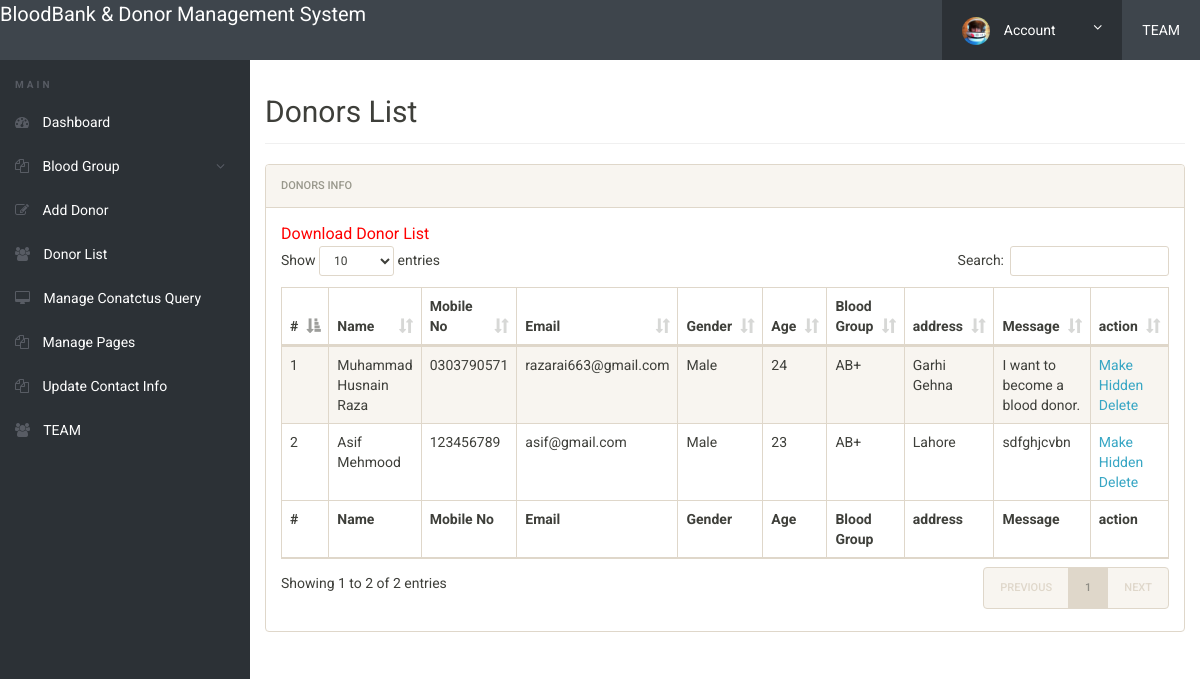
/admin/donor-list.php (signed in), run on the app's committed database.
### tables this page shows
CREATE TABLE `tblblooddonars` (
  `id` int(11) NOT NULL,
  `FullName` varchar(100) NOT NULL,
  `MobileNumber` varchar(50) NOT NULL,
  `EmailId` varchar(100) NOT NULL,
  `Age` int(11) NOT NULL,
  `Gender` varchar(10) NOT NULL,
  `BloodGroup` varchar(10) NOT NULL,
  `Address` varchar(100) NOT NULL,
  `Message` varchar(150) NOT NULL,
  `status` varchar(10) NOT NULL
);

### admin/donor-list.php (the view, shortened to what this page needs)
<?php
include('includes/config.php');
if(strlen($_SESSION['alogin'])==0)
	{
header('location:index.php');
}
else{
 ?>
<!doctype html>
<html lang="en" class="no-js">
<head>
	<link rel="stylesheet" href="css/font-awesome.min.css">
	<link rel="stylesheet" href="css/bootstrap.min.css">
	<link rel="stylesheet" href="css/dataTables.bootstrap.min.css">
	<link rel="stylesheet" href="css/bootstrap-social.css">
	<link rel="stylesheet" href="css/bootstrap-select.css">
	<link rel="stylesheet" href="css/fileinput.min.css">
	<link rel="stylesheet" href="css/awesome-bootstrap-checkbox.css">
	<link rel="stylesheet" href="css/style.css">
</head>
<body>
	<?php include('includes/header.php');?>
	<div class="ts-main-content">
		<?php include('includes/leftbar.php');?>
		<div class="content-wrapper">
			<div class="container-fluid">
				<div class="row">
					<div class="col-md-12">
						<h2 class="page-title">Donors List</h2>
						<div class="panel panel-default">
							<div class="panel-heading">Donors Info</div>
							<div class="panel-body">
				<a href="download-records.php" style="color:red; font-size:16px;">Download Donor List</a>
								<table id="zctb" class="display table table-striped table-bordered table-hover" cellspacing="0" width="100%">
									<thead>
										<tr>
										<th>#</th>
											<th>Name</th>
											<th>Mobile No</th>
											<th>Email</th>
											<th>Gender</th>
											<th>Age</th>
											<th>Blood Group</th>
											<th>address</th>
											<th>Message </th>
											<th>action </th>
										</tr>
									</thead>
									<tfoot>
										<tr>
										<th>#</th>
										<th>Name</th>
											<th>Mobile No</th>
											<th>Email</th>
											<th>Gender</th>
											<th>Age</th>
											<th>Blood Group</th>
											<th>address</th>
											<th>Message </th>
											<th>action </th>
										</tr>
									</tfoot>
									<tbody>
<?php $sql = "SELECT * from  tblblooddonars ";
$query = $dbh -> prepare($sql);
$query->execute();
$results=$query->fetchAll(PDO::FETCH_OBJ);
$cnt=1;
if($query->rowCount() > 0)
{
foreach($results as $result)
{				?>
										<tr>
											<td><?php echo htmlentities($cnt);?></td>
											<td><?php echo htmlentities($result->FullName);?></td>
											<td><?php echo htmlentities($result->MobileNumber);?></td>
											<td><?php echo htmlentities($result->EmailId);?></td>
											<td><?php echo htmlentities($result->Gender);?></td>
											<td><?php echo htmlentities($result->Age);?></td>
											<td><?php echo htmlentities($result->BloodGroup);?></td>
											<td><?php echo htmlentities($result->Address);?></td>
											<td><?php echo htmlentities($result->Message);?></td>
										<td>
<?php if($result->status==1)
{?>
<a href="donor-list.php?hidden=<?php echo htmlentities($result->id);?>" onclick="return confirm('Do you really want to hiidden this detail')"> Make Hidden</a>
<?php } else {?>
<a href="donor-list.php?public=<?php echo htmlentities($result->id);?>" onclick="return confirm('Do you really want to Public this detail')"> Make Public</a>
<?php } ?>
<a href="donor-list.php?del=<?php echo htmlentities($result->id);?>" onclick="return confirm('Do you really want to delete this record')"> Delete</a>
</td>
										</tr>
										<?php $cnt=$cnt+1; }} ?>
									</tbody>
								</table>
							</div>
						</div>
					</div>
				</div>
			</div>
		</div>
	</div>
</body>
</html>
<?php } ?>

### admin/includes/header.php (shortened to what this page needs)
<div class="brand clearfix">
	<a href="dashboard.php" style="font-size: 20px; padding-top:1%; color:#fff">BloodBank & Donor Management System </a>
		<ul class="ts-profile-nav">
			<li class="ts-account">
				<a href="#"><img src="img/ts-avatar.jpg" class="ts-avatar hidden-side" alt=""> Account <i class="fa fa-angle-down hidden-side"></i></a>
			</li>
			<ul class="ts-profile-nav">
				<li>
				<li><a href="ex.php2.html"> TEAM</a></li>
			</li>
		</ul>
	</div>

### admin/includes/leftbar.php (shortened to what this page needs)
	<nav class="ts-sidebar">
			<ul class="ts-sidebar-menu">
				<li class="ts-label">Main</li>
				<li><a href="dashboard.php"><i class="fa fa-dashboard"></i> Dashboard</a></li>
<li><a href="#"><i class="fa fa-files-o"></i> Blood Group</a>
</li>
				<li><a href="add-donor.php"><i class="fa fa-edit"></i> Add Donor</a></li>
				<li><a href="donor-list.php"><i class="fa fa-users"></i> Donor List</a></li>
				<li><a href="manage-conactusquery.php"><i class="fa fa-desktop""></i> Manage Conatctus Query</a></li>
			<li><a href="manage-pages.php"><i class="fa fa-files-o"></i> Manage Pages</a></li>
			<li><a href="update-contactinfo.php"><i class="fa fa-files-o"></i> Update Contact Info</a></li>
			<li><a href="ex.php2.html"><i class="fa fa-users"></i> TEAM</a></li>
			</ul>
		</nav>

### admin/css/style.css (style rules this page uses)
html { font-size: 14px; }
@media only screen and (min-width: 480px) { html { font-size: 17px; } }
@media only screen and (min-width: 768px) { html { font-size: 14px; } }
body { font-size: 1em; }
a { color: #37a6c4; }
.panel { overflow: hidden; }
ul, li { margin: 0; padding: 0; list-style: none; }
.page-title { padding-bottom: 15px; margin-bottom: 20px; border-bottom: 1px solid #f0f0f0; }
.brand { background: #3e454c; position: relative; z-index: 3; position: fixed; width: 100%; top: 0; }
.brand .ts-profile-nav { float: right; display: none; }
.brand .ts-profile-nav li { float: left; position: relative; }
.brand .ts-profile-nav li a { display: block; padding: 20px; color: #fff; }
.brand .ts-profile-nav .ts-account .fa-angle-down { float: right; }
.brand .ts-profile-nav .ts-account > a { width: 180px; background: #2c3136; }
.brand .ts-profile-nav .ts-account .ts-avatar { border-radius: 50%; height: 28px; margin: -10px 0; margin-right: 10px; }
@media only screen and (min-width: 992px) { .brand .ts-profile-nav { display: block; } }
.ts-sidebar { background: #2c3136; max-height: 0; transition: max-height 0.3s; overflow: hidden; position: fixed; z-index: 2; width: 100%; bottom: 0; top: 60px; overflow-y: auto; }
@media only screen and (min-width: 992px) { .ts-sidebar { max-height: 100%; bottom: 0; } }
.ts-sidebar-menu .ts-label { color: #585c64; font-weight: bold; padding: 8px 15px; text-transform: uppercase; font-size: 10px; letter-spacing: 3px; margin-top: 10px; }
.ts-sidebar-menu a { display: block; text-decoration: none; padding: 12px 15px; color: #fff; }
.ts-sidebar-menu li { position: relative; }
.ts-sidebar-menu li i { color: #585c64; margin-right: 10px; }
.ts-main-content .content-wrapper { padding-top: 15px; margin-top: 60px; }
@media only screen and (min-width: 992px) { .ts-main-content .ts-sidebar { width: 250px; float: left; } }
@media only screen and (min-width: 992px) { .ts-main-content .content-wrapper { margin-left: 250px; } }

### data on the page
tblblooddonars: FullName "Muhammad Husnain Raza", MobileNumber "0303790571", EmailId "razarai663@gmail.com", Gender "Male", Age "24", BloodGroup "AB+", Address "Garhi Gehna", Message "I want to become a blood donor."
tblblooddonars: FullName "Asif Mehmood", MobileNumber "123456789", EmailId "asif@gmail.com", Gender "Male", Age "23", BloodGroup "AB+", Address "Lahore", Message "sdfghjcvbn"
